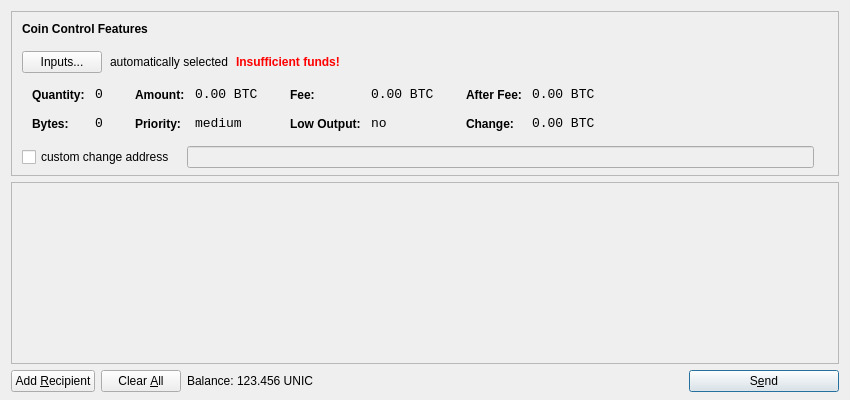
<?xml version="1.0" encoding="UTF-8"?>
<ui version="4.0">
 <class>SendCoinsDialog</class>
 <widget class="QDialog" name="SendCoinsDialog">
  <property name="geometry">
   <rect>
    <x>0</x>
    <y>0</y>
    <width>850</width>
    <height>400</height>
   </rect>
  </property>
  <property name="windowTitle">
   <string>Send Coins</string>
  </property>
  <layout class="QVBoxLayout" name="verticalLayout" stretch="0,1,0">
   <property name="bottomMargin">
    <number>8</number>
   </property>
   <item>
    <widget class="QFrame" name="frameCoinControl">
     <property name="sizePolicy">
      <sizepolicy hsizetype="Expanding" vsizetype="Expanding">
       <horstretch>0</horstretch>
       <verstretch>0</verstretch>
      </sizepolicy>
     </property>
     <property name="maximumSize">
      <size>
       <width>16777215</width>
       <height>16777215</height>
      </size>
     </property>
     <property name="frameShape">
      <enum>QFrame::StyledPanel</enum>
     </property>
     <property name="frameShadow">
      <enum>QFrame::Sunken</enum>
     </property>
     <layout class="QVBoxLayout" name="verticalLayoutCoinControl2">
      <property name="spacing">
       <number>-1</number>
      </property>
      <property name="leftMargin">
       <number>0</number>
      </property>
      <property name="topMargin">
       <number>0</number>
      </property>
      <property name="rightMargin">
       <number>0</number>
      </property>
      <property name="bottomMargin">
       <number>6</number>
      </property>
      <item>
       <layout class="QVBoxLayout" name="verticalLayoutCoinControl" stretch="0,0,0,0,1">
        <property name="spacing">
         <number>0</number>
        </property>
        <property name="leftMargin">
         <number>10</number>
        </property>
        <property name="topMargin">
         <number>10</number>
        </property>
        <item>
         <layout class="QHBoxLayout" name="horizontalLayoutCoinControl1">
          <property name="bottomMargin">
           <number>15</number>
          </property>
          <item>
           <widget class="QLabel" name="labelCoinControlFeatures">
            <property name="sizePolicy">
             <sizepolicy hsizetype="Preferred" vsizetype="Maximum">
              <horstretch>0</horstretch>
              <verstretch>0</verstretch>
             </sizepolicy>
            </property>
            <property name="font">
             <font>
              <weight>75</weight>
              <bold>true</bold>
             </font>
            </property>
            <property name="styleSheet">
             <string notr="true">font-weight:bold;</string>
            </property>
            <property name="text">
             <string>Coin Control Features</string>
            </property>
           </widget>
          </item>
         </layout>
        </item>
        <item>
         <layout class="QHBoxLayout" name="horizontalLayoutCoinControl2" stretch="0,0,0,0">
          <property name="spacing">
           <number>8</number>
          </property>
          <property name="bottomMargin">
           <number>10</number>
          </property>
          <item>
           <widget class="QPushButton" name="pushButtonCoinControl">
            <property name="styleSheet">
             <string notr="true"/>
            </property>
            <property name="text">
             <string>Inputs...</string>
            </property>
           </widget>
          </item>
          <item>
           <widget class="QLabel" name="labelCoinControlAutomaticallySelected">
            <property name="text">
             <string>automatically selected</string>
            </property>
            <property name="margin">
             <number>5</number>
            </property>
           </widget>
          </item>
          <item>
           <widget class="QLabel" name="labelCoinControlInsuffFunds">
            <property name="font">
             <font>
              <weight>75</weight>
              <bold>true</bold>
             </font>
            </property>
            <property name="styleSheet">
             <string notr="true">color:red;font-weight:bold;</string>
            </property>
            <property name="text">
             <string>Insufficient funds!</string>
            </property>
            <property name="margin">
             <number>5</number>
            </property>
           </widget>
          </item>
          <item>
           <spacer name="horizontalSpacerCoinControl">
            <property name="orientation">
             <enum>Qt::Horizontal</enum>
            </property>
            <property name="sizeHint" stdset="0">
             <size>
              <width>40</width>
              <height>1</height>
             </size>
            </property>
           </spacer>
          </item>
         </layout>
        </item>
        <item>
         <widget class="QWidget" name="widgetCoinControl" native="true">
          <property name="sizePolicy">
           <sizepolicy hsizetype="Preferred" vsizetype="Preferred">
            <horstretch>0</horstretch>
            <verstretch>0</verstretch>
           </sizepolicy>
          </property>
          <property name="minimumSize">
           <size>
            <width>0</width>
            <height>0</height>
           </size>
          </property>
          <property name="styleSheet">
           <string notr="true"/>
          </property>
          <layout class="QHBoxLayout" name="horizontalLayoutCoinControl5">
           <property name="margin">
            <number>0</number>
           </property>
           <item>
            <layout class="QHBoxLayout" name="horizontalLayoutCoinControl3" stretch="0,0,0,1">
             <property name="spacing">
              <number>20</number>
             </property>
             <property name="topMargin">
              <number>0</number>
             </property>
             <property name="bottomMargin">
              <number>10</number>
             </property>
             <item>
              <layout class="QFormLayout" name="formLayoutCoinControl1">
               <property name="horizontalSpacing">
                <number>10</number>
               </property>
               <property name="verticalSpacing">
                <number>14</number>
               </property>
               <property name="leftMargin">
                <number>10</number>
               </property>
               <property name="topMargin">
                <number>4</number>
               </property>
               <property name="rightMargin">
                <number>6</number>
               </property>
               <item row="0" column="0">
                <widget class="QLabel" name="labelCoinControlQuantityText">
                 <property name="styleSheet">
                  <string notr="true">font-weight:bold;</string>
                 </property>
                 <property name="text">
                  <string>Quantity:</string>
                 </property>
                 <property name="margin">
                  <number>0</number>
                 </property>
                </widget>
               </item>
               <item row="0" column="1">
                <widget class="QLabel" name="labelCoinControlQuantity">
                 <property name="font">
                  <font>
                   <family>Monospace</family>
                   <pointsize>10</pointsize>
                  </font>
                 </property>
                 <property name="cursor">
                  <cursorShape>IBeamCursor</cursorShape>
                 </property>
                 <property name="contextMenuPolicy">
                  <enum>Qt::ActionsContextMenu</enum>
                 </property>
                 <property name="text">
                  <string notr="true">0</string>
                 </property>
                 <property name="margin">
                  <number>0</number>
                 </property>
                 <property name="textInteractionFlags">
                  <set>Qt::LinksAccessibleByMouse|Qt::TextSelectableByKeyboard|Qt::TextSelectableByMouse</set>
                 </property>
                </widget>
               </item>
               <item row="1" column="0">
                <widget class="QLabel" name="labelCoinControlBytesText">
                 <property name="styleSheet">
                  <string notr="true">font-weight:bold;</string>
                 </property>
                 <property name="text">
                  <string>Bytes:</string>
                 </property>
                </widget>
               </item>
               <item row="1" column="1">
                <widget class="QLabel" name="labelCoinControlBytes">
                 <property name="font">
                  <font>
                   <family>Monospace</family>
                   <pointsize>10</pointsize>
                  </font>
                 </property>
                 <property name="cursor">
                  <cursorShape>IBeamCursor</cursorShape>
                 </property>
                 <property name="contextMenuPolicy">
                  <enum>Qt::ActionsContextMenu</enum>
                 </property>
                 <property name="text">
                  <string notr="true">0</string>
                 </property>
                 <property name="textInteractionFlags">
                  <set>Qt::LinksAccessibleByMouse|Qt::TextSelectableByKeyboard|Qt::TextSelectableByMouse</set>
                 </property>
                </widget>
               </item>
              </layout>
             </item>
             <item>
              <layout class="QFormLayout" name="formLayoutCoinControl2">
               <property name="horizontalSpacing">
                <number>10</number>
               </property>
               <property name="verticalSpacing">
                <number>14</number>
               </property>
               <property name="leftMargin">
                <number>6</number>
               </property>
               <property name="topMargin">
                <number>4</number>
               </property>
               <property name="rightMargin">
                <number>6</number>
               </property>
               <item row="0" column="0">
                <widget class="QLabel" name="labelCoinControlAmountText">
                 <property name="styleSheet">
                  <string notr="true">font-weight:bold;</string>
                 </property>
                 <property name="text">
                  <string>Amount:</string>
                 </property>
                 <property name="margin">
                  <number>0</number>
                 </property>
                </widget>
               </item>
               <item row="0" column="1">
                <widget class="QLabel" name="labelCoinControlAmount">
                 <property name="font">
                  <font>
                   <family>Monospace</family>
                   <pointsize>10</pointsize>
                  </font>
                 </property>
                 <property name="cursor">
                  <cursorShape>IBeamCursor</cursorShape>
                 </property>
                 <property name="contextMenuPolicy">
                  <enum>Qt::ActionsContextMenu</enum>
                 </property>
                 <property name="text">
                  <string notr="true">0.00 BTC</string>
                 </property>
                 <property name="textInteractionFlags">
                  <set>Qt::LinksAccessibleByMouse|Qt::TextSelectableByKeyboard|Qt::TextSelectableByMouse</set>
                 </property>
                </widget>
               </item>
               <item row="1" column="0">
                <widget class="QLabel" name="labelCoinControlPriorityText">
                 <property name="styleSheet">
                  <string notr="true">font-weight:bold;</string>
                 </property>
                 <property name="text">
                  <string>Priority:</string>
                 </property>
                </widget>
               </item>
               <item row="1" column="1">
                <widget class="QLabel" name="labelCoinControlPriority">
                 <property name="font">
                  <font>
                   <family>Monospace</family>
                   <pointsize>10</pointsize>
                  </font>
                 </property>
                 <property name="cursor">
                  <cursorShape>IBeamCursor</cursorShape>
                 </property>
                 <property name="contextMenuPolicy">
                  <enum>Qt::ActionsContextMenu</enum>
                 </property>
                 <property name="text">
                  <string>medium</string>
                 </property>
                 <property name="textInteractionFlags">
                  <set>Qt::LinksAccessibleByMouse|Qt::TextSelectableByKeyboard|Qt::TextSelectableByMouse</set>
                 </property>
                </widget>
               </item>
              </layout>
             </item>
             <item>
              <layout class="QFormLayout" name="formLayoutCoinControl3">
               <property name="horizontalSpacing">
                <number>10</number>
               </property>
               <property name="verticalSpacing">
                <number>14</number>
               </property>
               <property name="leftMargin">
                <number>6</number>
               </property>
               <property name="topMargin">
                <number>4</number>
               </property>
               <property name="rightMargin">
                <number>6</number>
               </property>
               <item row="0" column="0">
                <widget class="QLabel" name="labelCoinControlFeeText">
                 <property name="styleSheet">
                  <string notr="true">font-weight:bold;</string>
                 </property>
                 <property name="text">
                  <string>Fee:</string>
                 </property>
                 <property name="margin">
                  <number>0</number>
                 </property>
                </widget>
               </item>
               <item row="0" column="1">
                <widget class="QLabel" name="labelCoinControlFee">
                 <property name="font">
                  <font>
                   <family>Monospace</family>
                   <pointsize>10</pointsize>
                  </font>
                 </property>
                 <property name="cursor">
                  <cursorShape>IBeamCursor</cursorShape>
                 </property>
                 <property name="contextMenuPolicy">
                  <enum>Qt::ActionsContextMenu</enum>
                 </property>
                 <property name="text">
                  <string notr="true">0.00 BTC</string>
                 </property>
                 <property name="textInteractionFlags">
                  <set>Qt::LinksAccessibleByMouse|Qt::TextSelectableByKeyboard|Qt::TextSelectableByMouse</set>
                 </property>
                </widget>
               </item>
               <item row="1" column="0">
                <widget class="QLabel" name="labelCoinControlLowOutputText">
                 <property name="styleSheet">
                  <string notr="true">font-weight:bold;</string>
                 </property>
                 <property name="text">
                  <string>Low Output:</string>
                 </property>
                </widget>
               </item>
               <item row="1" column="1">
                <widget class="QLabel" name="labelCoinControlLowOutput">
                 <property name="font">
                  <font>
                   <family>Monospace</family>
                   <pointsize>10</pointsize>
                  </font>
                 </property>
                 <property name="cursor">
                  <cursorShape>IBeamCursor</cursorShape>
                 </property>
                 <property name="contextMenuPolicy">
                  <enum>Qt::ActionsContextMenu</enum>
                 </property>
                 <property name="text">
                  <string>no</string>
                 </property>
                 <property name="textInteractionFlags">
                  <set>Qt::LinksAccessibleByMouse|Qt::TextSelectableByKeyboard|Qt::TextSelectableByMouse</set>
                 </property>
                </widget>
               </item>
              </layout>
             </item>
             <item>
              <layout class="QFormLayout" name="formLayoutCoinControl4">
               <property name="horizontalSpacing">
                <number>10</number>
               </property>
               <property name="verticalSpacing">
                <number>14</number>
               </property>
               <property name="leftMargin">
                <number>6</number>
               </property>
               <property name="topMargin">
                <number>4</number>
               </property>
               <property name="rightMargin">
                <number>6</number>
               </property>
               <item row="0" column="0">
                <widget class="QLabel" name="labelCoinControlAfterFeeText">
                 <property name="styleSheet">
                  <string notr="true">font-weight:bold;</string>
                 </property>
                 <property name="text">
                  <string>After Fee:</string>
                 </property>
                 <property name="margin">
                  <number>0</number>
                 </property>
                </widget>
               </item>
               <item row="0" column="1">
                <widget class="QLabel" name="labelCoinControlAfterFee">
                 <property name="font">
                  <font>
                   <family>Monospace</family>
                   <pointsize>10</pointsize>
                  </font>
                 </property>
                 <property name="cursor">
                  <cursorShape>IBeamCursor</cursorShape>
                 </property>
                 <property name="contextMenuPolicy">
                  <enum>Qt::ActionsContextMenu</enum>
                 </property>
                 <property name="text">
                  <string notr="true">0.00 BTC</string>
                 </property>
                 <property name="textInteractionFlags">
                  <set>Qt::LinksAccessibleByMouse|Qt::TextSelectableByKeyboard|Qt::TextSelectableByMouse</set>
                 </property>
                </widget>
               </item>
               <item row="1" column="0">
                <widget class="QLabel" name="labelCoinControlChangeText">
                 <property name="styleSheet">
                  <string notr="true">font-weight:bold;</string>
                 </property>
                 <property name="text">
                  <string>Change:</string>
                 </property>
                </widget>
               </item>
               <item row="1" column="1">
                <widget class="QLabel" name="labelCoinControlChange">
                 <property name="font">
                  <font>
                   <family>Monospace</family>
                   <pointsize>10</pointsize>
                  </font>
                 </property>
                 <property name="cursor">
                  <cursorShape>IBeamCursor</cursorShape>
                 </property>
                 <property name="contextMenuPolicy">
                  <enum>Qt::ActionsContextMenu</enum>
                 </property>
                 <property name="text">
                  <string notr="true">0.00 BTC</string>
                 </property>
                 <property name="textInteractionFlags">
                  <set>Qt::LinksAccessibleByMouse|Qt::TextSelectableByKeyboard|Qt::TextSelectableByMouse</set>
                 </property>
                </widget>
               </item>
              </layout>
             </item>
            </layout>
           </item>
          </layout>
         </widget>
        </item>
        <item>
         <layout class="QHBoxLayout" name="horizontalLayoutCoinControl4" stretch="0,0,0">
          <property name="spacing">
           <number>12</number>
          </property>
          <property name="sizeConstraint">
           <enum>QLayout::SetDefaultConstraint</enum>
          </property>
          <property name="topMargin">
           <number>5</number>
          </property>
          <property name="rightMargin">
           <number>5</number>
          </property>
          <item>
           <widget class="QCheckBox" name="checkBoxCoinControlChange">
            <property name="text">
             <string>custom change address</string>
            </property>
           </widget>
          </item>
          <item>
           <widget class="QLineEdit" name="lineEditCoinControlChange">
            <property name="enabled">
             <bool>false</bool>
            </property>
            <property name="sizePolicy">
             <sizepolicy hsizetype="Expanding" vsizetype="Fixed">
              <horstretch>0</horstretch>
              <verstretch>0</verstretch>
             </sizepolicy>
            </property>
           </widget>
          </item>
          <item>
           <widget class="QLabel" name="labelCoinControlChangeLabel">
            <property name="sizePolicy">
             <sizepolicy hsizetype="Preferred" vsizetype="Expanding">
              <horstretch>0</horstretch>
              <verstretch>0</verstretch>
             </sizepolicy>
            </property>
            <property name="minimumSize">
             <size>
              <width>0</width>
              <height>0</height>
             </size>
            </property>
            <property name="text">
             <string/>
            </property>
            <property name="margin">
             <number>3</number>
            </property>
           </widget>
          </item>
         </layout>
        </item>
        <item>
         <spacer name="verticalSpacerCoinControl">
          <property name="orientation">
           <enum>Qt::Vertical</enum>
          </property>
          <property name="sizeHint" stdset="0">
           <size>
            <width>800</width>
            <height>1</height>
           </size>
          </property>
         </spacer>
        </item>
       </layout>
      </item>
     </layout>
    </widget>
   </item>
   <item>
    <widget class="QScrollArea" name="scrollArea">
     <property name="widgetResizable">
      <bool>true</bool>
     </property>
     <widget class="QWidget" name="scrollAreaWidgetContents">
      <property name="geometry">
       <rect>
        <x>0</x>
        <y>0</y>
        <width>830</width>
        <height>165</height>
       </rect>
      </property>
      <layout class="QVBoxLayout" name="verticalLayout_2">
       <property name="margin">
        <number>0</number>
       </property>
       <item>
        <layout class="QVBoxLayout" name="entries">
         <property name="spacing">
          <number>6</number>
         </property>
        </layout>
       </item>
       <item>
        <spacer name="verticalSpacer">
         <property name="orientation">
          <enum>Qt::Vertical</enum>
         </property>
         <property name="sizeHint" stdset="0">
          <size>
           <width>20</width>
           <height>40</height>
          </size>
         </property>
        </spacer>
       </item>
      </layout>
     </widget>
    </widget>
   </item>
   <item>
    <layout class="QHBoxLayout" name="horizontalLayout">
     <item>
      <widget class="QPushButton" name="addButton">
       <property name="toolTip">
        <string>Send to multiple recipients at once</string>
       </property>
       <property name="text">
        <string>Add &amp;Recipient</string>
       </property>
       <property name="icon">
        <iconset resource="../bitcoin.qrc">
         <normaloff>:/icons/add</normaloff>:/icons/add</iconset>
       </property>
       <property name="autoDefault">
        <bool>false</bool>
       </property>
      </widget>
     </item>
     <item>
      <widget class="QPushButton" name="clearButton">
       <property name="sizePolicy">
        <sizepolicy hsizetype="Minimum" vsizetype="Fixed">
         <horstretch>0</horstretch>
         <verstretch>0</verstretch>
        </sizepolicy>
       </property>
       <property name="toolTip">
        <string>Remove all transaction fields</string>
       </property>
       <property name="text">
        <string>Clear &amp;All</string>
       </property>
       <property name="icon">
        <iconset resource="../bitcoin.qrc">
         <normaloff>:/icons/remove</normaloff>:/icons/remove</iconset>
       </property>
       <property name="autoRepeatDelay">
        <number>300</number>
       </property>
       <property name="autoDefault">
        <bool>false</bool>
       </property>
      </widget>
     </item>
     <item>
      <layout class="QHBoxLayout" name="horizontalLayout_2">
       <property name="spacing">
        <number>3</number>
       </property>
       <item>
        <widget class="QLabel" name="label">
         <property name="text">
          <string>Balance:</string>
         </property>
        </widget>
       </item>
       <item>
        <widget class="QLabel" name="labelBalance">
         <property name="cursor">
          <cursorShape>IBeamCursor</cursorShape>
         </property>
         <property name="text">
          <string>123.456 UNIC</string>
         </property>
         <property name="textInteractionFlags">
          <set>Qt::LinksAccessibleByMouse|Qt::TextSelectableByKeyboard|Qt::TextSelectableByMouse</set>
         </property>
        </widget>
       </item>
      </layout>
     </item>
     <item>
      <spacer name="horizontalSpacer">
       <property name="orientation">
        <enum>Qt::Horizontal</enum>
       </property>
       <property name="sizeHint" stdset="0">
        <size>
         <width>40</width>
         <height>20</height>
        </size>
       </property>
      </spacer>
     </item>
     <item>
      <widget class="QPushButton" name="sendButton">
       <property name="minimumSize">
        <size>
         <width>150</width>
         <height>0</height>
        </size>
       </property>
       <property name="toolTip">
        <string>Confirm the send action</string>
       </property>
       <property name="text">
        <string>S&amp;end</string>
       </property>
       <property name="icon">
        <iconset resource="../bitcoin.qrc">
         <normaloff>:/icons/send</normaloff>:/icons/send</iconset>
       </property>
       <property name="default">
        <bool>true</bool>
       </property>
      </widget>
     </item>
    </layout>
   </item>
  </layout>
 </widget>
 <resources>
  <include location="../bitcoin.qrc"/>
 </resources>
 <connections/>
</ui>
